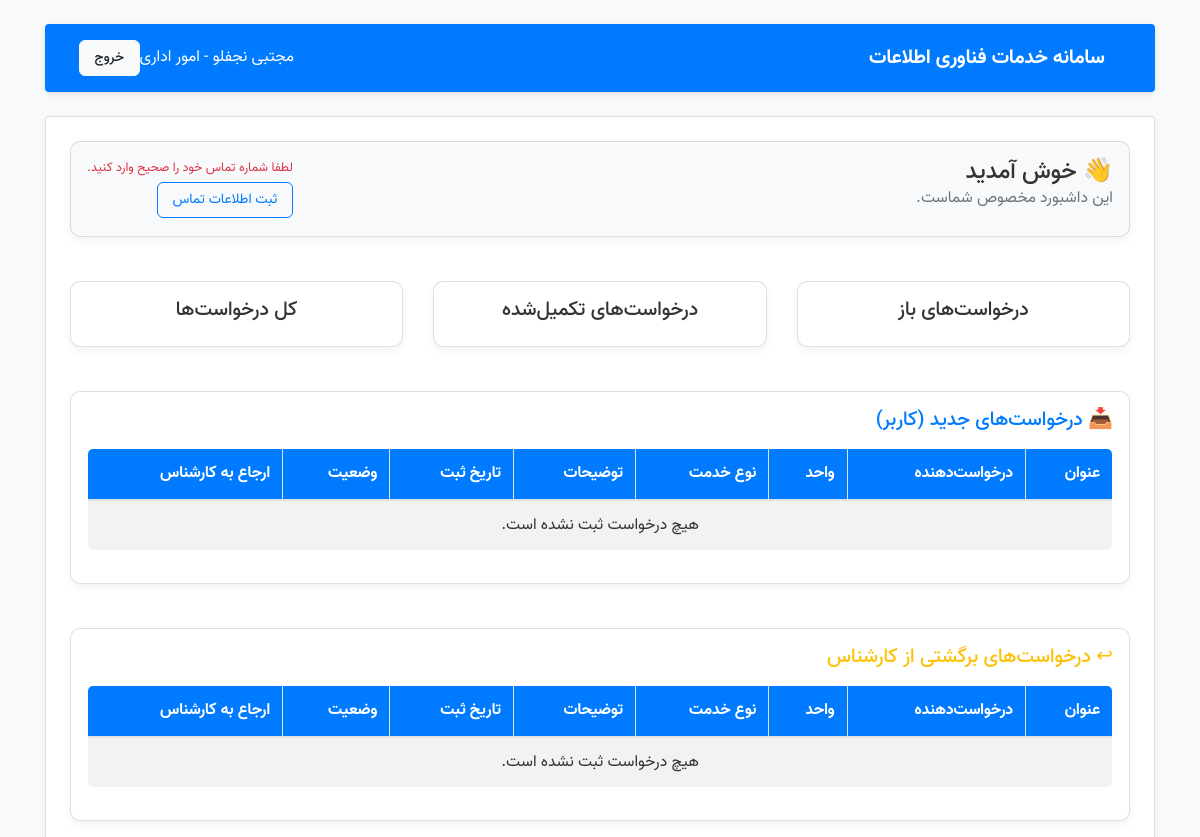
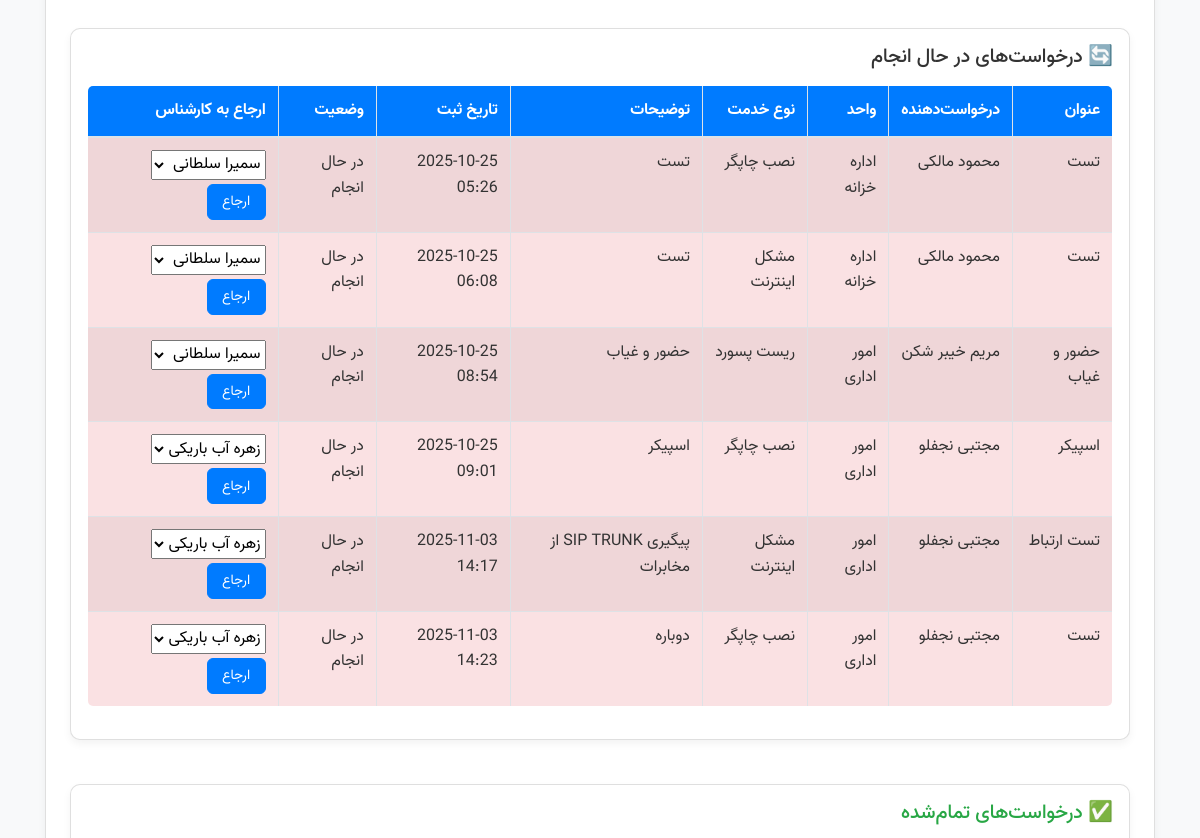
The page /tickets/manager/ (signed in, upper part) on the database as committed earlier (2 pictures, top to bottom).
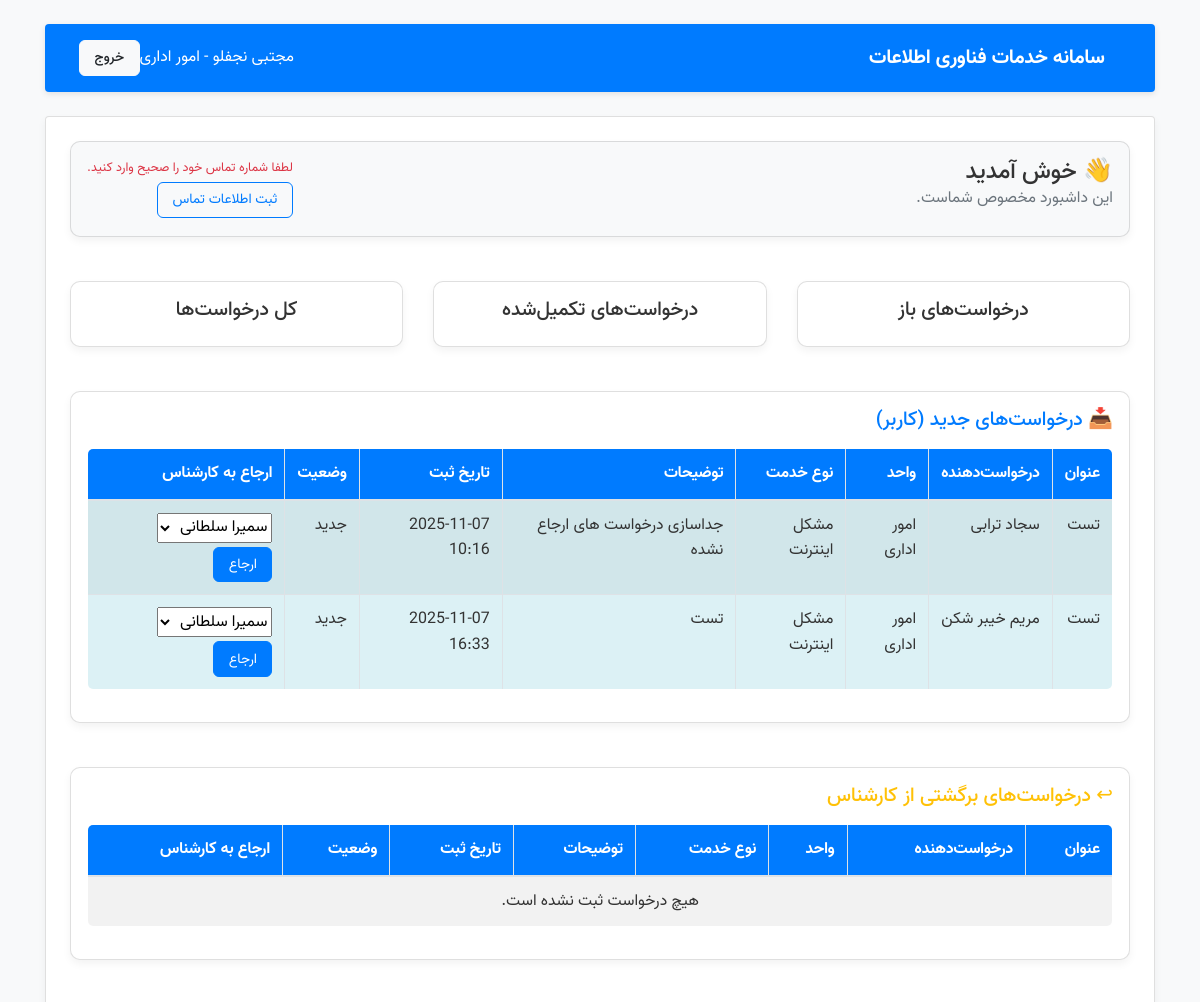
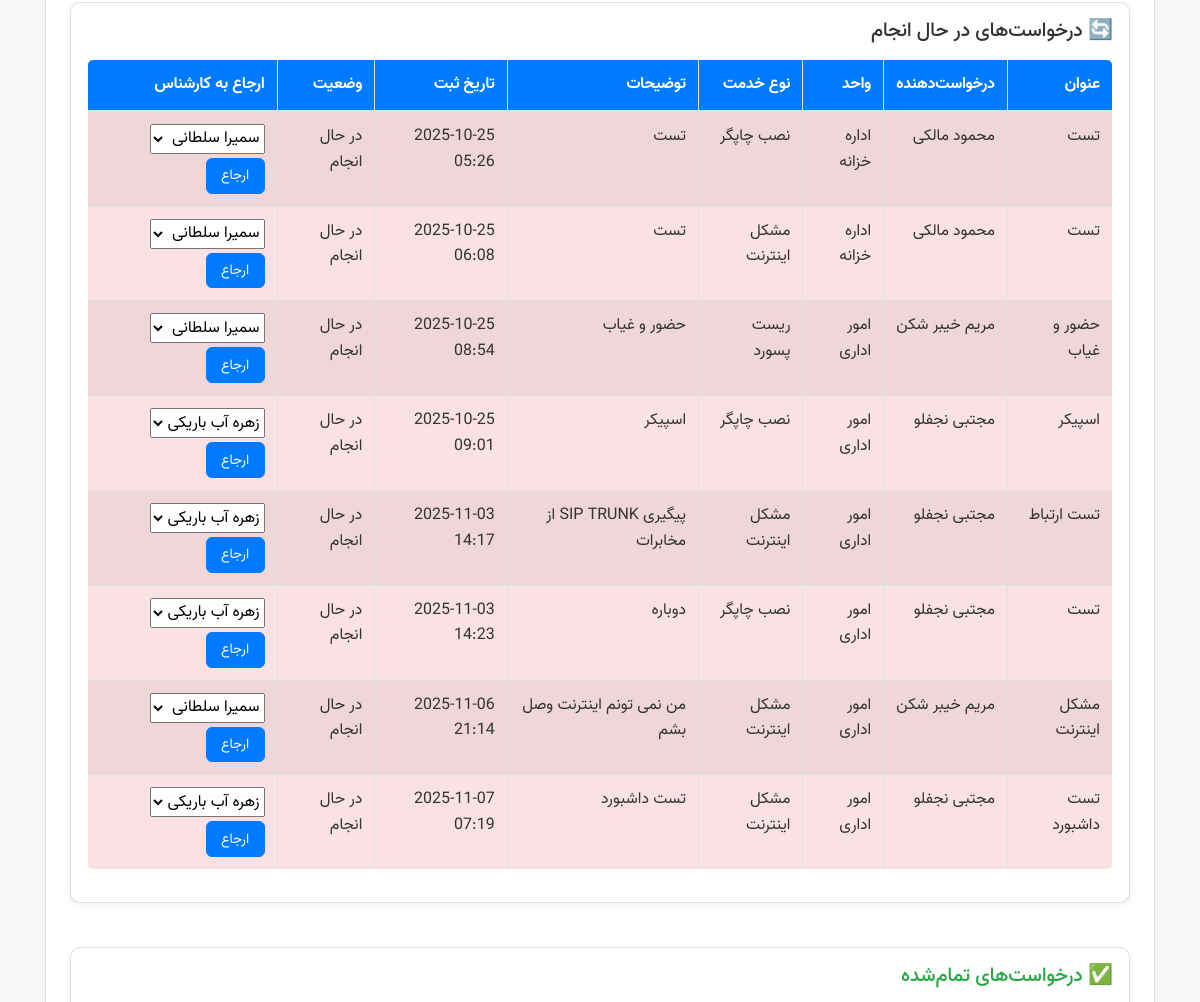
The same page on the database as committed later (2 pictures, top to bottom).
### tickets/models.py (models this page shows, shortened)
class Ticket(models.Model):
    title = models.CharField(max_length=200)
    description = models.TextField()
    requester = models.ForeignKey(User, related_name='tickets', on_delete=models.CASCADE)
    unit = models.ForeignKey(Unit, on_delete=models.SET_NULL, null=True)
    service_type = models.ForeignKey(ServiceType, on_delete=models.SET_NULL, null=True)
    status = models.CharField(max_length=20, choices=STATUS_CHOICES, default='new')
    assigned_to = models.ForeignKey(
        User,
        related_name='assigned_tickets',
        on_delete=models.SET_NULL,
        null=True,
        blank=True
    )
    created_at = models.DateTimeField(auto_now_add=True)
    updated_at = models.DateTimeField(auto_now=True)
    notified_to_expert = models.BooleanField(default=False)
    return_status = models.CharField(
        max_length=20,
        choices=RETURN_STATUS_CHOICES,
        default='none'
    )

class User(AbstractUser):
    role = models.CharField(max_length=20, choices=ROLE_CHOICES, default='user')
    unit = models.ForeignKey(Unit, on_delete=models.SET_NULL, null=True, blank=True)
    room_number = models.CharField(max_length=20, blank=True, null=True, verbose_name="شماره اتاق")
    phone_number = models.CharField(max_length=20, blank=True, null=True, verbose_name="شماره تلفن اتاق")

class Unit(models.Model):
    name = models.CharField(max_length=100)
    description = models.TextField(blank=True)

class ServiceType(models.Model):
    name = models.CharField(max_length=100)
    description = models.TextField(blank=True)

### tickets/views.py (the view)
# urls.py: path('manager/', views.manager_dashboard, name='manager_dashboard'),
@login_required
def manager_dashboard(request):
    new_from_user = Ticket.objects.filter(status='new', return_status='none').order_by('created_at')
    returned_from_expert = Ticket.objects.filter(status='new', return_status='returned').order_by('created_at')
    in_progress = Ticket.objects.filter(status='in_progress').order_by('created_at')
    done_tickets = Ticket.objects.filter(status='done').order_by('-created_at')
    experts = User.objects.filter(role='expert')
    return render(request, 'tickets/manager_dashboard.html', {
        'new_from_user': new_from_user,
        'returned_from_expert': returned_from_expert,
        'in_progress': in_progress,
        'done_tickets': done_tickets,
        'experts': experts
    })

### tickets/templates/tickets/manager_dashboard.html (shortened to what this page needs)
{% extends 'tickets/dashboard_base.html' %}
{% block content %}
{{ block.super }}
<div class="card p-3 shadow-sm mt-4">
    <h5 class="fw-bold mb-3 text-primary">📥 درخواست‌های جدید (کاربر)</h5>
    {% include 'tickets/_manager_table.html' with tickets=new_from_user experts=experts %}
</div>
<div class="card p-3 shadow-sm mt-4">
    <h5 class="fw-bold mb-3 text-warning">↩ درخواست‌های برگشتی از کارشناس</h5>
    {% include 'tickets/_manager_table.html' with tickets=returned_from_expert experts=experts %}
</div>
<div class="card p-3 shadow-sm mt-4">
    <h5 class="fw-bold mb-3">🔄 درخواست‌های در حال انجام</h5>
    {% include 'tickets/_manager_table.html' with tickets=in_progress experts=experts %}
</div>
<div class="card p-3 shadow-sm mt-4">
    <h5 class="fw-bold mb-3 text-success">✅ درخواست‌های تمام‌شده</h5>
</div>
{% endblock %}

### tickets/templates/tickets/_manager_table.html (shortened to what this page needs)
<table class="table table-striped table-bordered">
    <thead>
        <tr>
            <th>عنوان</th>
            <th>درخواست‌دهنده</th>
            <th>واحد</th>
            <th>نوع خدمت</th>
            <th>توضیحات</th>
            <th>تاریخ ثبت</th>
            <th>وضعیت</th>
            <th>ارجاع به کارشناس</th>
        </tr>
    </thead>
    <tbody>
    {% for t in tickets %}
    <tr>
        <td style="{% if t.status == 'done' %}background-color: rgba(40, 167, 69, 0.15) !important;{% elif t.status == 'in_progress' %}background-color: rgba(220, 53, 69, 0.15) !important;{% else %}background-color: rgba(23, 162, 184, 0.15) !important;{% endif %}">{{ t.title }}</td>
        <td style="{% if t.status == 'done' %}background-color: rgba(40, 167, 69, 0.15) !important;{% elif t.status == 'in_progress' %}background-color: rgba(220, 53, 69, 0.15) !important;{% else %}background-color: rgba(23, 162, 184, 0.15) !important;{% endif %}">{{ t.requester.get_full_name }}</td>
        <td style="{% if t.status == 'done' %}background-color: rgba(40, 167, 69, 0.15) !important;{% elif t.status == 'in_progress' %}background-color: rgba(220, 53, 69, 0.15) !important;{% else %}background-color: rgba(23, 162, 184, 0.15) !important;{% endif %}">{{ t.requester.unit.name }}</td>
        <td style="{% if t.status == 'done' %}background-color: rgba(40, 167, 69, 0.15) !important;{% elif t.status == 'in_progress' %}background-color: rgba(220, 53, 69, 0.15) !important;{% else %}background-color: rgba(23, 162, 184, 0.15) !important;{% endif %}">{{ t.service_type.name }}</td>
        <td style="{% if t.status == 'done' %}background-color: rgba(40, 167, 69, 0.15) !important;{% elif t.status == 'in_progress' %}background-color: rgba(220, 53, 69, 0.15) !important;{% else %}background-color: rgba(23, 162, 184, 0.15) !important;{% endif %}">{{ t.description }}</td>
        <td style="{% if t.status == 'done' %}background-color: rgba(40, 167, 69, 0.15) !important;{% elif t.status == 'in_progress' %}background-color: rgba(220, 53, 69, 0.15) !important;{% else %}background-color: rgba(23, 162, 184, 0.15) !important;{% endif %}">{{ t.created_at|date:"Y-m-d H:i" }}</td>
        <td style="{% if t.status == 'done' %}background-color: rgba(40, 167, 69, 0.15) !important;{% elif t.status == 'in_progress' %}background-color: rgba(220, 53, 69, 0.15) !important;{% else %}background-color: rgba(23, 162, 184, 0.15) !important;{% endif %}">{{ t.get_status_display }}</td>
        <td style="{% if t.status == 'done' %}background-color: rgba(40, 167, 69, 0.15) !important;{% elif t.status == 'in_progress' %}background-color: rgba(220, 53, 69, 0.15) !important;{% else %}background-color: rgba(23, 162, 184, 0.15) !important;{% endif %}">
            {% if t.status != 'done' %}
            <form method="post" action="{% url 'assign_expert' t.id %}">
                <select name="expert_id" class="form-select form-select-sm">
                    {% for e in experts %}
                        <option value="{{ e.id }}" {% if t.assigned_to and e.id == t.assigned_to.id %}selected{% endif %}>
                            {% if e.get_full_name %}{{ e.get_full_name }}{% else %}{{ e.username }}{% endif %}
                        </option>
                    {% endfor %}
                </select>
                <button type="submit" class="btn btn-sm btn-primary mt-1">ارجاع</button>
            </form>
            {% else %}
                کامل شده
            {% endif %}
        </td>
    </tr>
    {% empty %}
    <tr><td colspan="8" class="text-center">هیچ درخواست ثبت نشده است.</td></tr>
    {% endfor %}
    </tbody>
</table>

Rows that differ between the two databases and show on the page:
added Ticket: title "تست", requester.get_full_name "سجاد ترابی", requester.unit.name "امور اداری", service_type.name "مشکل اینترنت", description "جداسازی درخواست های ارجاع نشده", created_at "2025-11-07 10:16", status "جدید"
added Ticket: title "تست", requester.get_full_name "مریم خیبر شکن", requester.unit.name "امور اداری", service_type.name "مشکل اینترنت", description "تست", created_at "2025-11-07 16:33", status "جدید"
added Ticket: title "مشکل اینترنت", requester.get_full_name "مریم خیبر شکن", requester.unit.name "امور اداری", service_type.name "مشکل اینترنت", description "من نمی تونم اینترنت وصل بشم", created_at "2025-11-06 21:14", status "در حال انجام", expert_id "سمیرا سلطانی"
added Ticket: title "تست داشبورد", requester.get_full_name "مجتبی نجفلو", requester.unit.name "امور اداری", service_type.name "مشکل اینترنت", description "تست داشبورد", created_at "2025-11-07 07:19", status "در حال انجام", expert_id "زهره آب باریکی"
Other text that changed with them:
text no longer shown: "هیچ درخواست ثبت نشده است. هیچ درخواست ثبت نشده است."
text now shown: "هیچ درخواست ثبت نشده است."
